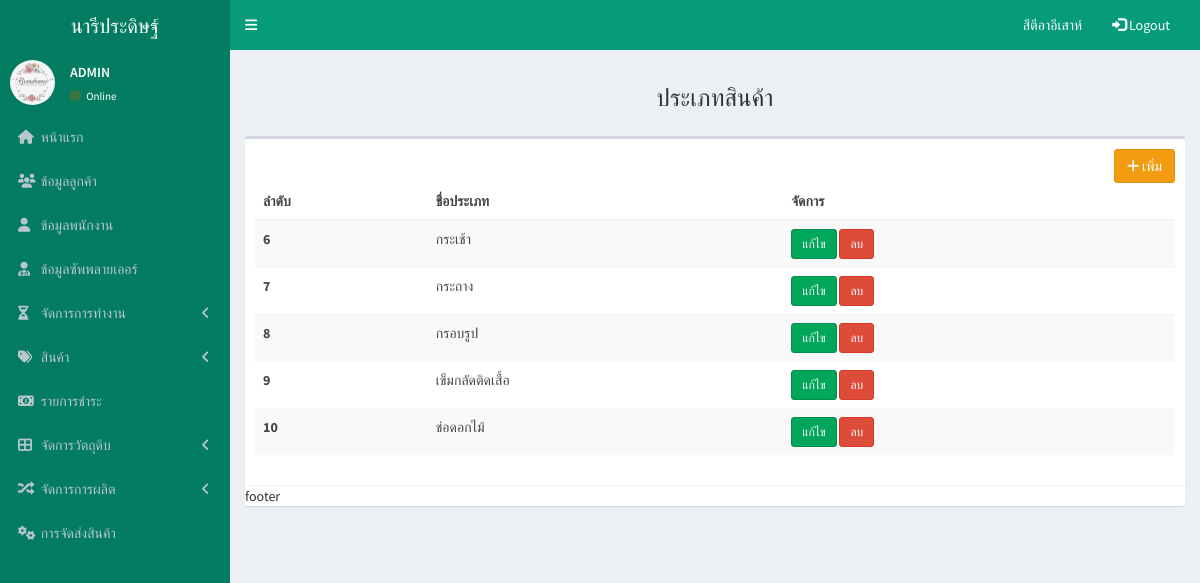
The app's page /pages/genre/genre_show.php (signed in) with its own data.
### tables this page shows
CREATE TABLE `genre_product` (
  `genre_product_id` int(10) NOT NULL,
  `genre_product_name` varchar(50) NOT NULL
);

### pages/genre/genre_show.php (the view, shortened to what this page needs)
<!DOCTYPE html>
<html>
<head>
    <link rel="stylesheet" href="../../bower_components/bootstrap/dist/css/bootstrap.min.css">
    <link rel="stylesheet" href="../../bower_components/font-awesome/css/font-awesome.min.css">
    <link rel="stylesheet" href="../../bower_components/Ionicons/css/ionicons.min.css">
    <link rel="stylesheet" href="../../dist/css/AdminLTE.min.css">
    <link rel="stylesheet" href="../../dist/css/skins/_all-skins.min.css">
</head>
<body class="hold-transition skin-blue sidebar-mini">
    <div class="wrapper">
        <?php
  include("db.php");
  ?>
        <header class="main-header">
            <a href="../admin/admin.php" class="logo">
                <span class="logo-lg">นารีประดิษฐ์</span>
            </a>
            <?php
                include('../bar/navbar.php');
                include('../bar/sidebar.php');
            ?>
            <div class="content-wrapper">
                <section class="content-header">
                <center><h3>ประเภทสินค้า  </h3></center>
                </section>
                <section class="content">
                    <div class="box">
                        <div class="box-header with-border">
                            <a href="genre_form.php" class="btn btn-warning pull-right"><i
                                    class="fa fa-plus"></i> เพิ่ม</a>
                            <?php
                                $sql = "SELECT * FROM genre_product";
                                $query = mysqli_query($conn,$sql);
                            ?>
                            <table class="table table-striped">
                                <thead>
                                    <tr>
                                        <th scope="col">ลำดับ</th>
                                        <th scope="col">ชื่อประเภท</th>
                                        <th scope="col">จัดการ</th>
                                    </tr>
                                </thead>
                                <tbody>
                                    <?php
                                    while($row=mysqli_fetch_array($query,MYSQLI_ASSOC)){
                                    ?>
                                    <tr>
                                        <th><?php echo $row['genre_product_id']; ?></th>
                                        <td><?php echo $row['genre_product_name']; ?></td>
                                        <td>
                                            <a href="genre_form_update.php?txtid=<?php echo $row['genre_product_id'];?>"
                                                class="btn btn-success btn-sm">แก้ไข</a>
                                            <a href="genre_del.php?txtid=<?php echo $row['genre_product_id'];?> "
                                                onclick="return confirm('คุณจะลบข้อมูลนี้ใช่หรือไม่?')"
                                                class="btn btn-danger btn-sm">ลบ</a>
                                        </td>
                                    </tr>
                                    <?php } ?>
                                </tbody>
                            </table>
                        </div>
                        footer
                    </div>
                </section>
            </div>
</body>
</html>

### records on screen
genre_product: genre_product_id "6", genre_product_name "กระเช้า"
genre_product: genre_product_id "7", genre_product_name "กระถาง"
genre_product: genre_product_id "8", genre_product_name "กรอบรูป"
genre_product: genre_product_id "9", genre_product_name "เข็มกลัดติดเสื้อ"
genre_product: genre_product_id "10", genre_product_name "ช่อดอกไม้"

### other values on screen
$_SESSION["username"] "สีตีอาอีเสาห์"
